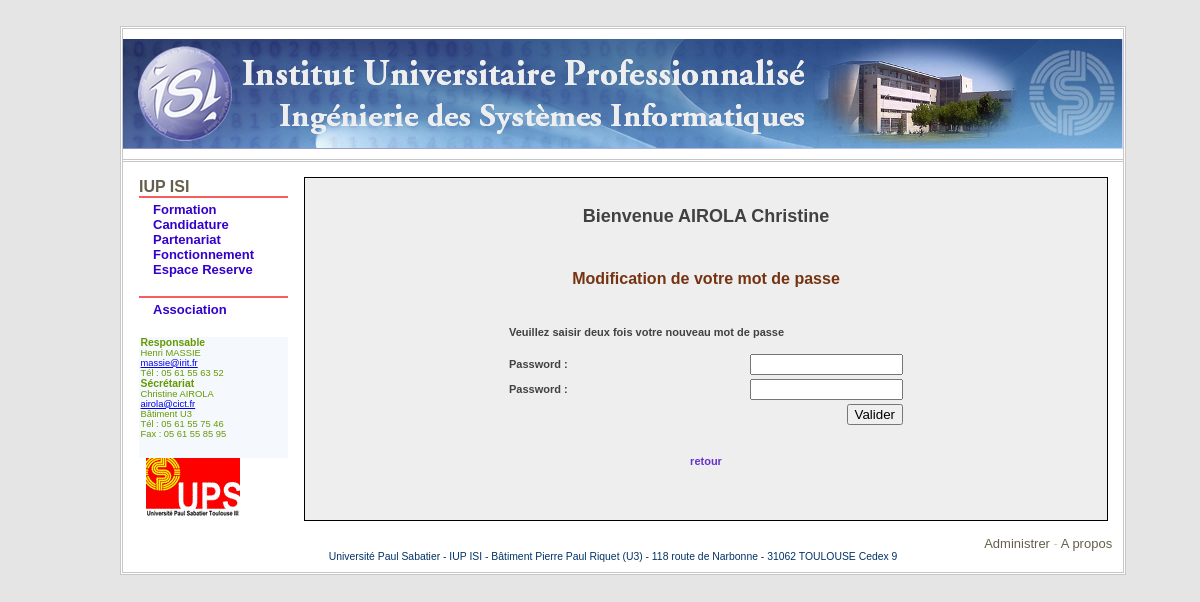
/espacereserve.php?p=connexion&w=enseignants&a=modif&b=pass (signed in), run on the app's committed database.
### tables this page shows
CREATE TABLE `menu` (
  `ID-MENU` tinyint(10) unsigned NOT NULL auto_increment COMMENT 'Identifiant d&#146;une branche du menu',
  `ID_PMENU` tinyint(10) unsigned NOT NULL default '0' COMMENT 'Identifiant du noeud parent',
  `INTITULE` varchar(50) NOT NULL default '',
  `DESCRIPTION` varchar(150) NOT NULL default '',
  `PATH` varchar(150) NOT NULL default '',
  `ORDRE` tinyint(2) unsigned NOT NULL default '0',
  PRIMARY KEY  (`ID-MENU`)
);

### includes/mysql.class.php (called while the page is built, shortened)
<?php
class database {
    var $_host = '';
    var $_user = '';
    var $_pass = '';
    function _connect()
    {
        $conn = mysql_connect($this->_host,$this->_user,$this->_pass) or die('Cannnot connect to DB server');
        return $conn;
    }
    function database($dbhost,$dbname,$dbuser,$dbpass)
    {
        $this->_host = $dbhost;
        $this->_user = $dbuser;
        $this->_pass = $dbpass;
    }
    function dbQuery($sql,$ignore_errors=0)
    {
        $db = $this->_connect();
        if ($ignore_errors == 1) {
            $result = @mysql_query($sql,$db);
        } else {
            $result = @mysql_query($sql,$db) or die($this->dbError($sql));
        }
        if (mysql_errno() == 0 && !empty($result)) {
            return $result;
        } else {
            if ($ignore_errors == 1) return false;
        }
    }
    function dbFetchArray($recordset)
    {
        return @mysql_fetch_array($recordset);
    }
}
?>

### includes/lib-db.php (called while the page is built, shortened)
<?php
require_once('mysql.class.php');
$_DB = new database($_DB_host, $_DB_name, $_DB_user, $_DB_pass);
function DB_query($sql, $ignore_errors=0)
{
    global $_DB;
    return $_DB->dbQuery($sql,$ignore_errors);
}
function DB_fetchArray($recordset)
{
    global $_DB;
    return $_DB->dbFetchArray($recordset);
}
?>

### includes/config.php (called while the page is built, shortened)
<?php
$_DB_host = 'localhost';
$_DB_name = 'be3';
$_DB_user = 'root';
$_DB_pass = '';
?>

### espacereserve.php (the view, shortened to what this page needs)
<?php
	include('includes/config.php');
	require_once('includes/lib-db.php');
?>
<!DOCTYPE html PUBLIC "-//W3C//DTD XHTML 1.0 Strict//EN"
"http://www.w3.org/TR/xhtml1/DTD/xhtml1-strict.dtd">
<html xml:lang="fr"	xmlns="http://www.w3.org/1999/xhtml" lang="fr">
<head>
	<link rel="stylesheet" href="styles/isi.css" type="text/css" />
</head>
<body>
	<div id="page">
		<div id="bandeau">
			<a title="Retour en page d'accueil" href="index.php">
				<img style="BORDER-RIGHT: 0px solid; BORDER-TOP: 0px solid; BORDER-LEFT: 0px solid; BORDER-BOTTOM: 0px solid;" alt="IUP ISI" src="img/logo-trans.png" />
			</a>
		</div>
		<table width="1000" valign="top" cellspacing="15">
			<tr>
			<td width="150" valign="top">
				<div id="theme">
<?php
	$sql = "SELECT * FROM menu WHERE ID_PMENU='0' ORDER BY ORDRE";
	$res = DB_query($sql);
	while($row = DB_fetchArray($res))
	{
		echo "<h2>" . $row['INTITULE'] . "</h2>\n";
		echo "<ul>";
		$sql1 = "SELECT * FROM menu WHERE ID_PMENU='" . $row['ID-MENU'] . "' ORDER BY ORDRE";
		$res1 = DB_query($sql1);
		while($row1 = DB_fetchArray($res1))
		{
			$essai = explode("?", $row1['PATH']);
			$finale = "index.php?".$essai[1];
			echo "<li><a href='" . $finale . "'>" . $row1['INTITULE'] . "</a></li>\n";
		}
		echo "</ul>";
	}
?>
				</div>
				<div id="direction">
					<h1>Responsable</h1>Henri MASSIE&nbsp;<br />
					<a href="mailto:massie@irit.fr">massie@irit.fr</a>&nbsp;<br />
					T&eacute;l : 05 61 55 63 52<br />
					<h1>S&eacute;cr&eacute;tariat</h1>Christine
					AIROLA&nbsp;<br />
					<a href="mailto:airola@cict.fr">airola@cict.fr</a><br />
					B&acirc;timent U3<br />
					T&eacute;l : 05 61 55 75 46<br />
					Fax : 05 61 55 85 95
				</div>
				<div id="logob">
					<a href="http://www.ups-tlse.fr/" title="UPS"><img src="img/logoups.gif" alt="UPS" /></a>
				</div>
			</td>
			<th align="left" valign="top">
				<div id="espacereserve">
<?php
	if (! isset($_SESSION['etuConnecte']) && !isset($_SESSION['ensConnecte']))
	{
		if (!isset($_POST['usrAuth']))
		{
			$dipsList = DB_query('SELECT * FROM diplome ORDER BY intitule');
			$countDips = mysql_num_rows($dipsList);
          		print("<h2>Vous devez vous connecter pour acc&eacute;der &agrave; cette page</h2>");
          		print("\t<form action=\"espacereserve.php\" method=\"post\">\n");
			print("<center><table width=\"400\">\n<tr>\n");
			print("<tr><td align=center colspan=2>Si vous n'&ecirc;tes pas inscrit(e), cliquez <b><a href=compte.php>ici</a></b></td></tr>");
			print("<td align=\"left\" width=\"200\"><b> Login </b></td>");
			print("<td align=\"right\" width=\"200\"><input name=\"usrLogin\" class=\"defaultInput\" maxlength=\"15\" size=\"15\"></td>\n</tr>\n");
			print("<tr>\n");
			print("<td align=\"left\" width=\"200\"><b> Mot de passe </b></td>");
			print("<td align=\"right\" width=\"200\"><input name=\"usrPass\" class=\"defaultInput\" maxlength=\"15\" type=\"password\" size=\"15\"></td>\n</tr>\n");
			if ($countDips > 0)
			{
				print("<tr>\n");
				print("<td align=\"left\" width=\"200\"><b> Dipl&ocirc;me *</b></td><td width=\"200\" align=\"right\"><select class=\"defaultInput\" name=\"diplome\">");
				for($i = 0; $i < $countDips; $i++)
				{
					$dipsDetails = mysql_fetch_array($dipsList);
					print("<option> {$dipsDetails['intitule']} </option>");
				}
				print("</select></td>\n</tr>\n");
			}
			print("<tr>\n\n\n");
			print("<td colspan=\"2\" align=\"center\" width=\"400\"><input type=\"submit\" name=\"usrAuth\" value=\"Connexion\"></td>\n</tr>\n");
			print("</table>\n</center>\n");
		}
		else
		{
			if ($_POST['usrLogin']=="")
			{
				print("<h2>Param&egrave;tres de connexion incorrects, r&eacute;essayez</h2>");
				print("<form action=\"espacereserve.php?p=connexion\" method=\"post\">\n");
				print("<center><table width=\"400\"><tr>\n");
				print("<tr><td align=center colspan=2>Si vous n'&ecirc;tes pas inscrit(e), cliquez <b><a href=compte.php>ici</a></b></td></tr>");
				print("<td align=\"left\" width=\"200\"><b>Login</b></td>");
				print("<td align=\"right\" width=\"200\"><input name=\"usrLogin\" class=\"defaultInput\" maxlength=\"15\" size=\"15\"></td>\n</tr>\n");
				print("<tr>\n");
				print("<td align=\"left\" width=\"200\"><b>Mot de passe</b></td>");
				print("<td align=\"right\" width=\"200\"><input name=\"usrPass\" class=\"defaultInput\" maxlength=\"15\" type=\"password\" size=\"15\"></td>\n</tr>\n");
				$dipsList = DB_Query('SELECT * FROM diplome ORDER BY intitule');
				$countDips = mysql_num_rows($dipsList);
				if ($countDips > 0)
				{
					print("<tr>\n");
					print("<td align=\"left\" width=\"200\"><b>Dipl&ocirc;me *</b></td><td width=\"200\" align=\"right\"><select class=\"defaultInput\" name=\"diplome\">");
					for($i = 0; $i < $countDips; $i++)
					{
						$dipsDetails = mysql_fetch_array($dipsList);
						print("<option> {$dipsDetails['intitule']} </option>");
					}
					print("</select></td>\n</tr>\n");
				}
				print("<tr>\n");
				print("<td colspan=\"2\" align=\"center\" width=\"400\"><input type=\"submit\" class=\"defaultInput\" name=\"usrAuth\" class=\"defaultButton\" value=\"Connexion\"></td>\n</tr>\n");
				print("</table>\n</center>\n");
			}
			else
			{
				$usrlogin = trim($_POST['usrLogin']);
				$usrlogin = addslashes($usrlogin);
				$usrpass = md5($_POST['usrPass']);
				$usrpass = addslashes($usrpass) ;
				$diplome = addslashes($_POST['diplome']);
				$connect_result = DB_query('SELECT `id-enseignant`, nom, prenom FROM enseignant	WHERE login ="'.$usrlogin.'" AND mdp = "'.$usrpass.'"');
				$ensDetails = mysql_fetch_array($connect_result);
				$connect_result = mysql_num_rows($connect_result);
				if ($connect_result != 0)
				{
					if ($connect_result != 1)
					{
						print("<h2>Param&egrave;tres de connexion incorrects, r&eacute;essayez</h2>");
						print("<form action=\"espacereserve.php?p=connexion\" method=\"post\">\n");
						print("<center><table width=\"400\"><tr>\n");
						print("<tr><td align=center colspan=2>Si vous n'&ecirc;tes pas inscrit(e), cliquez <b><a href=compte.php>ici</a></b></td></tr>");
						print("<td align=\"left\" width=\"200\"><b>Login</b></td>");
						print("<td align=\"right\" width=\"200\"><input name=\"usrLogin\" class=\"defaultInput\" maxlength=\"15\" size=\"15\"></td>\n</tr>\n");
						print("<tr>\n");
						print("<td align=\"left\" width=\"200\"><b>Mot de passe</b></td>");
						print("<td align=\"right\" width=\"200\"><input name=\"usrPass\" class=\"defaultInput\" maxlength=\"15\" type=\"password\" size=\"15\"></td>\n</tr>\n");
						$dipsList = DB_Query('SELECT * FROM diplome ORDER BY intitule');
						$countDips = mysql_num_rows($dipsList);
						if ($countDips > 0)
						{
							print("<tr>\n");
							print("<td align=\"left\" width=\"200\"><b>Dipl&ocirc;me *</b></td><td width=\"200\" align=\"right\"><select class=\"defaultInput\" name=\"diplome\">");
							for($i = 0; $i < $countDips; $i++)
							{
								$dipsDetails = mysql_fetch_array($dipsList);
								print("<option> {$dipsDetails['intitule']} </option>");
							}
							print("</select></td>\n</tr>\n");
						}
						print("<tr>\n");
						print("<td colspan=\"2\" align=\"center\" width=\"400\"><input type=\"submit\" class=\"defaultInput\" name=\"usrAuth\" class=\"defaultButton\" value=\"Connexion\"></td>\n</tr>\n");
						print("</table>\n</center>\n");
					}
					else
					{
					$_SESSION['ensConnecte'] = true;
					$_SESSION['nom'] = $ensDetails['nom'];
					$_SESSION['prenom'] = $ensDetails['prenom'];
					$_SESSION['id-enseignant'] = $ensDetails['id-enseignant'];
					$_SESSION['diplome'] = $diplome;
					print("<meta http-equiv=\"refresh\" content=\"0;url=espacereserve.php?p=connexion&w=enseignants\">\n");
					}
				}
				else
				{
					$etuDetails = DB_query('SELECT `id-etudiant`, nom, prenom FROM etudiant WHERE login = "'.$usrlogin.'" AND mdp = "'.$usrpass.'"');
					$etuDetails = mysql_fetch_array($etuDetails);
					$dipDetails = DB_query('SELECT `id-diplome` FROM diplome WHERE intitule ="'.$diplome.'"');
					$dipDetails = mysql_fetch_array($dipDetails);
					$connect_result = DB_query('SELECT * FROM inscrit WHERE `id-etudiant` ="'.$etuDetails['id-etudiant'].'" AND `id-diplome` ="'.$dipDetails['id-diplome'].'"');
					$connect_result = mysql_num_rows($connect_result);
					if ($connect_result != 0)
					{
						if ($connect_result != 1)
						{
							print("Erreurs de base de donn&eacute;es! Plusieurs utilisateurs possibles!");
						}
						else
						{
							if ($connect_result == 1)
							{
							$_SESSION['etuConnecte'] = true;
							$_SESSION['nom'] = $etuDetails['nom'];
							$_SESSION['prenom'] = $etuDetails['prenom'];
							$_SESSION['id-etu'] = $etuDetails['id-etudiant'];
							$_SESSION['diplome'] = $diplome;
							print("<meta http-equiv=\"refresh\" content=\"0;url=espacereserve.php?p=connexion&w=etudiants\">\n");
							}
						}
					}
					else
					{
						print("<h2>Ce compte n'est pas valide</h2>");
						print("<form action=\"espacereserve.php?p=connexion\" method=\"post\">\n");
						print("<center><table width=\"400\"><tr>\n");
						print("<tr><td align=center colspan=2>Si vous n'&ecirc;tes pas inscrit(e), cliquez <b><a href=compte.php>ici</a></b></td></tr>");
						print("<td align=\"left\" width=\"200\"><b>Login</b></td>");
						print("<td align=\"right\" width=\"200\"><input name=\"usrLogin\" class=\"defaultInput\" maxlength=\"15\" size=\"15\"></td>\n</tr>\n");
						print("<tr>\n");
						print("<td align=\"left\" width=\"200\"><b>Mot de passe</b></td>");
						print("<td align=\"right\" width=\"200\"><input name=\"usrPass\" class=\"defaultInput\" maxlength=\"15\" type=\"password\" size=\"15\"></td>\n</tr>\n");
						$dipsList = DB_Query('SELECT * FROM diplome ORDER BY intitule');
						$countDips = mysql_num_rows($dipsList);
						if ($countDips > 0)
						{
							print("<tr>\n");
							print("<td align=\"left\" width=\"200\"><b>Dipl&ocirc;me *</b></td><td width=\"200\" align=\"right\"><select class=\"defaultInput\" name=\"diplome\">");
							for($i = 0; $i < $countDips; $i++)
							{
								$dipsDetails = mysql_fetch_array($dipsList);
								print("<option> {$dipsDetails['intitule']} </option>");
							}
							print("</select></td>\n</tr>\n");
						}
						print("<tr>\n");
						print("<td colspan=\"2\" align=\"center\" width=\"400\"><input type=\"submit\" class=\"defaultInput\" name=\"usrAuth\" class=\"defaultButton\" value=\"Connexion\"></td>\n</tr>\n");
						print("</table>\n</center>\n");
					}
				}
			}
		}
	}
	else
	{
		print("<table width=\"800\" cellpadding=\"0\" cellspacing=\"3\">\n");
		print("<tr>\n");
		print("<td width=\"800\"><br><br><div id=\"name\">Bienvenue ".$_SESSION['nom']." ".$_SESSION['prenom']."</div><br><br></td>");
		print("</tr>\n");
		if (!isset($_GET['a']))
		{
			if(isset($_SESSION['ensConnecte']) && $_SESSION['ensConnecte'])
			{
				print("<tr><td width=\"800\" align=\"right\"><br>&lt; <a href=\"espacereserve.php?p=connexion&w=enseignants&a=logout\">D&eacute;connexion</a> &gt;</td></tr>\n");
				$matiereList = DB_Query('SELECT * FROM matiere m, Enseignement e WHERE m.`id-matiere`=e.`id-matiere` and e.`id-enseignant`="'.$_SESSION['id-enseignant'].'" ORDER BY intitule');
				$matiereCount = mysql_num_rows($matiereList) ;
				if ($matiereCount == 0)
				{
					print("<tr align=\"center\">\n") ;
					print("<td width=\"600\" align=\"center\"> ");
					print("Aucune mati&egrave;re enseign&eacute;e !") ;
					print("</td></tr>\n") ;
				}
				else
				{
					print("<form name=\"formMatiere\" action=\"espacereserve.php?p=connexion&w=enseignants&a=acces\" method=\"post\">\n");
					print("<tr align=\"center\">\n") ;
					print("<td width=\"200\"><select class=\"defaultInput\" name=\"matiereListe\">") ;
					for ($i = 0 ; $i < $matiereCount ; $i++)
					{
						$fmatiereList = mysql_fetch_array($matiereList) ;
						print("<option value=\"{$fmatiereList['id-matiere']}\"> {$fmatiereList['intitule']} </option>\n");
					}
					print("</selected></td></tr>\n") ;
					print("<tr align=\"center\">\n") ;
					print("<td width=\"200\"><input type=\"submit\" name=\"valider\" value=\"Valider\">\n</td>\n") ;
					print("</tr>\n") ;
					print("</form>\n") ;
					print("</table>\n") ;
				}
				print("<br><br><table cellspacing=\"1\" cellpadding=\"0\">\n");
				print("<td align=\"center\" width=\"800\"><a href=\"espacereserve.php?p=connexion&w=enseignants&a=modif&b=pass\">Modifier password</a></td>");
				print("</tr>\n");
				print("<tr>\n");
				print("<td align=\"center\" width=\"800\"><a href=\"espacereserve.php?p=connexion&w=enseignants&a=modif&b=login\">Modifier login</a></td>");
				print("</tr>\n");
				print("</table>\n");
			}
			elseif(isset($_SESSION['etuConnecte']) && $_SESSION['etuConnecte'])
			{
				print("<td width=\"800\" align=\"right\"><br><br>&lt; <a href=\"espacereserve.php?p=connexion&w=etudiants&a=logout\">D&eacute;connexion</a> &gt;</td>\n");
				print("<table  cellspacing=\"1\" cellpadding=\"0\">\n");
				print("<tr>\n");
				print("<td align=\"center\" width=\"800\"><a href=\"espacereserve.php?p=connexion&w=etudiants&a=load\">Consulter les fichiers &agrave; t&eacute;l&eacute;charger</a></td>");
				print("</tr>\n");
				print("<tr>\n");
				print("<td align=\"center\" width=\"800\"><a href=\"espacereserve.php?p=connexion&w=etudiants&a=dep\">D&eacute;poser un fichier</a></td>");
				print("</tr>\n");
				print("<tr>\n");
				print("<td align=\"center\" width=\"800\"><a href=\"espacereserve.php?p=connexion&w=etudiants&a=modif&b=pass\">Modifier password</a></td>");
				print("</tr>\n");
				print("<tr>\n");
				print("<td align=\"center\" width=\"800\"><a href=\"espacereserve.php?p=connexion&w=etudiants&a=modif&b=login\">Modifier login</a></td>");
				print("</tr>\n");
				print("</table>\n");
			}
		}
		else
		{
			if (file_exists("Connexion/".$_GET['w'].".php"))
			{
				print("<br><br><center>");
			}
			else
			{
				print("Page introuvable ".$_GET['w']);
			}
		}
	}
?>
				</div>
			</th>
			</tr>
		</table>
		<div id="about">
			<a href="javascript:openAdmin('')">Administrer</a> - <a href="javascript:openAbout()">A propos</a> &nbsp;&nbsp;
		</div>
		<div id="iupisi">
			Universit&eacute; Paul Sabatier - IUP ISI -
			B&acirc;timent Pierre Paul Riquet (U3) - 118 route de
			Narbonne -&nbsp;31062 TOULOUSE Cedex 9
		</div>
	</div>
</body>
</html>

### data on the page
menu: INTITULE "IUP ISI"
menu: INTITULE "Formation"
menu: INTITULE "Candidature"
menu: INTITULE "Partenariat"
menu: INTITULE "Fonctionnement"
menu: INTITULE "Espace Reserve"
menu: INTITULE "Association"

### other printed values
$_SESSION['nom'] "AIROLA"
$_SESSION['prenom'] "Christine"
